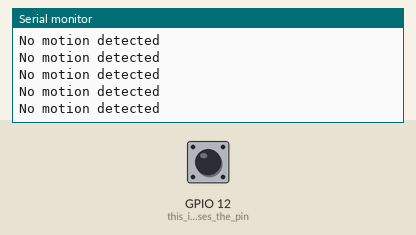
Simulated run of this sketch. Board: ESP32. On the bench: the last lines printed to the serial monitor. The test bench sets the inputs (shaded band); at power-on: GPIO 12 (this_initialises_the_pin) LOW. The camera gives no picture.

Above: at 1.5 s.
1.6 s: GPIO 12 (this_initialises_the_pin) driven HIGH
At 2.5 s:
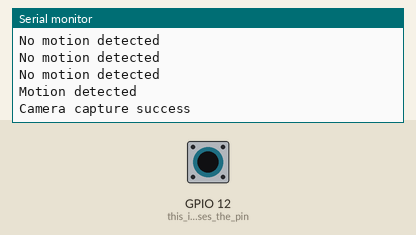
3.1 s: GPIO 12 (this_initialises_the_pin) driven LOW
At 3.9 s:
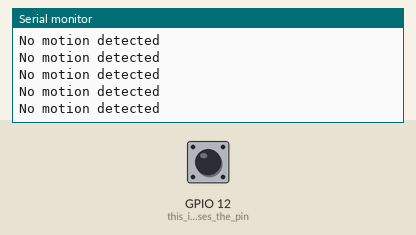
6.1 s: GPIO 12 (this_initialises_the_pin) pulsed HIGH 5 times (0.12 s each, 0.3 s apart)
At 7.0 s:
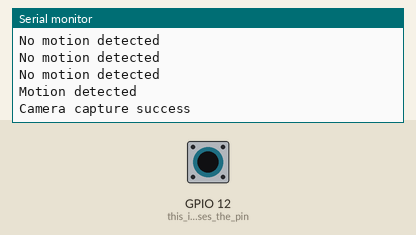

Measured:
- after the input at 1.6 s, the serial monitor: prints a new line at once (image 1)
- after the input at 6.1 s, the serial monitor: prints a new line at once (image 3)

The sketch:

motionsensworking.ino
```cpp
#include <dht11.h>  ////library for dht11 from arduino
#include "esp_camera.h"
#include "Arduino.h"
#include "FS.h"                // SD Card ESP32
#include "SD_MMC.h"            // SD Card ESP32

#include "soc/soc.h"           // Disable brownour problems //cc
#include "soc/rtc_cntl_reg.h"  // Disable brownour problems//cc
#include "driver/rtc_io.h" //cc
#include <EEPROM.h>            // read and write from flash memory//cc


#define EEPROM_SIZE 1 //define EEprom to 1 byte, will be able to gen 256 picture numbers

// Pin definition for CAMERA_MODEL_AI_THINKER //cc
#define PWDN_GPIO_NUM     32 //
#define RESET_GPIO_NUM    -1//
#define XCLK_GPIO_NUM      0//
#define SIOD_GPIO_NUM     26//
#define SIOC_GPIO_NUM     27//

#define Y9_GPIO_NUM       35//
#define Y8_GPIO_NUM       34//
#define Y7_GPIO_NUM       39//
#define Y6_GPIO_NUM       36//
#define Y5_GPIO_NUM       21//
#define Y4_GPIO_NUM       19//
#define Y3_GPIO_NUM       18//
#define Y2_GPIO_NUM        5//
#define VSYNC_GPIO_NUM    25//
#define HREF_GPIO_NUM     23//
#define PCLK_GPIO_NUM     22 // cc


#define DHT11PIN 2 // pin for dht11
dht11 DHT11;

int count = 0; // define counter so that i can keep track of number of pictures and what data goes with what


void setup() {
  //// problem 1 - camera runs off 115400
///cc below
  camera_config_t config;
  config.ledc_channel = LEDC_CHANNEL_0;
  config.ledc_timer = LEDC_TIMER_0;
  config.pin_d0 = Y2_GPIO_NUM;
  config.pin_d1 = Y3_GPIO_NUM;
  config.pin_d2 = Y4_GPIO_NUM;
  config.pin_d3 = Y5_GPIO_NUM;
  config.pin_d4 = Y6_GPIO_NUM;
  config.pin_d5 = Y7_GPIO_NUM;
  config.pin_d6 = Y8_GPIO_NUM;
  config.pin_d7 = Y9_GPIO_NUM;
  config.pin_xclk = XCLK_GPIO_NUM;
  config.pin_pclk = PCLK_GPIO_NUM;
  config.pin_vsync = VSYNC_GPIO_NUM;
  config.pin_href = HREF_GPIO_NUM;
  config.pin_sscb_sda = SIOD_GPIO_NUM;
  config.pin_sscb_scl = SIOC_GPIO_NUM;
  config.pin_pwdn = PWDN_GPIO_NUM;
  config.pin_reset = RESET_GPIO_NUM;
  config.xclk_freq_hz = 20000000;
  config.pixel_format = PIXFORMAT_JPEG;
  //cc anove
  config.frame_size = FRAMESIZE_SVGA; // 8000x600
  config.jpeg_quality = 12; // 0-63, the lower the number the better the quality
  config.fb_count = 1; //frame buffer has effect on resolution


     // Init Camera
  esp_err_t err = esp_camera_init(&config);
  camera_fb_t * fb = NULL;

  // put your setup code here, to run once:
  Serial.begin(115200);
  pinMode(12,INPUT); // this initialises the pin for the motion sensor
  //pinmode(14,OUTPUT)/// initialises the pin for the servo
}


void loop() {
  // put your main code here, to run repeatedly:
   camera_fb_t * fb = NULL;
   if (digitalRead(12)==HIGH){
       Serial.println("Motion detected");
      fb = esp_camera_fb_get();
      if (fb) {
         Serial.println("Camera capture success");
         esp_camera_fb_return(fb);
         delay(1000); // cc
             }
      else if(!fb) {
       Serial.println("Camera capture failed");
    }
  }
  else {
    Serial.println("No motion detected");
  }
}
```
